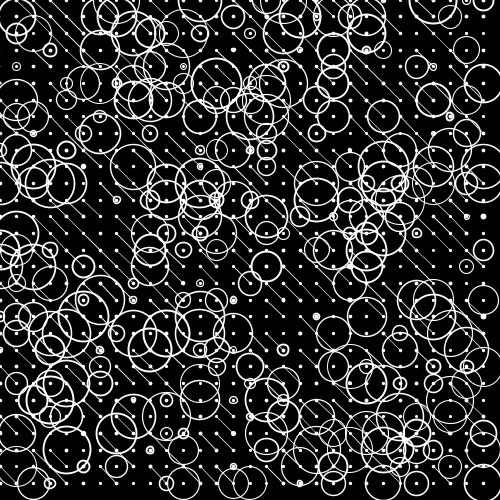
Frame 1 (no input)
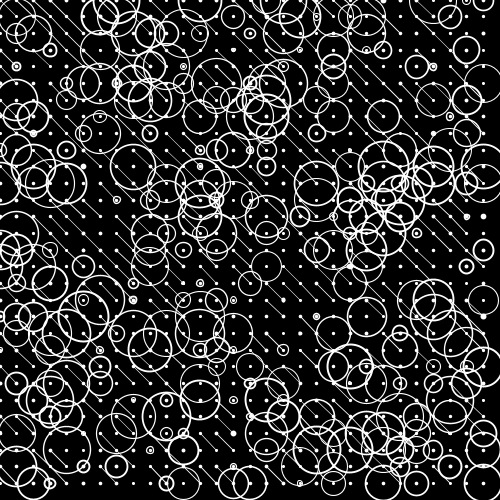
Frame 60 (the mouse pressed at the canvas centre just before this capture)
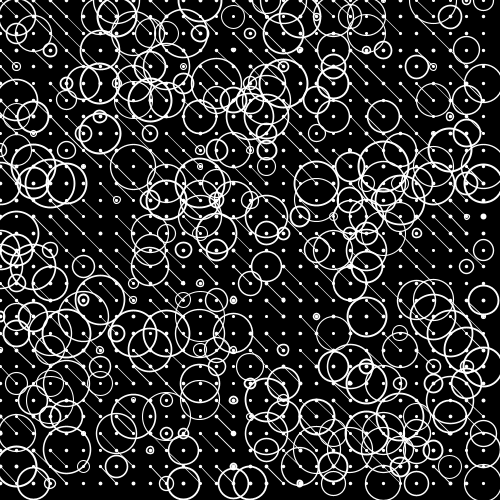
Frame 120 (the mouse held since frame 60 and released just before this capture)

The Processing sketch that drew these frames (run headless with seeded random() and noise(); from frame 60 on, the mouse is pressed at the canvas centre):

// Processing sketch: grid_class
// ── grid_class.pde
int cols = 30;
int rows = 30;
float maxSize = 50;
float[][] x = new float[cols][rows];
float[][] y = new float[cols][rows];
int[][] symbol = new int[cols][rows];
float[][] symbolSize = new float[cols][rows];

void setup(){
  size(500, 500);
  populateGrid();
}

void draw(){
  background(0);
  showGrid();
}

void populateGrid() {
    for(int i = 0; i < cols; i++) {
        float xT = map(i, 0, rows, 0, width);
        for(int j = 0; j < cols; j++) {
            float yT = map(j, 0, rows, 0, height);
            x[i][j] = xT;
            y[i][j] = yT;
            symbol[i][j] = floor(random(3));
            symbolSize[i][j] = random(maxSize);
        }
    }
}

void showGrid() {
    for(int i = 0; i < cols; i++) {
        for(int j = 0; j < rows; j++) {
            strokeWeight(random(1, 2));
            fill(255);
            ellipse(x[i][j], y[i][j], 2, 2);
            if(symbol[i][j] == 0) {
                noFill();
                stroke(255);
                ellipse(x[i][j], y[i][j], symbolSize[i][j], symbolSize[i][j]);
            } else if(symbol[i][j] == 1) {
                strokeWeight(random(0.5, 1));
                if(i < 29 && j < 29) {
                    line(x[i][j], y[i][j], x[i+1][j+1], y[i+1][j+1]);
                }
            }
        }
    }
}
